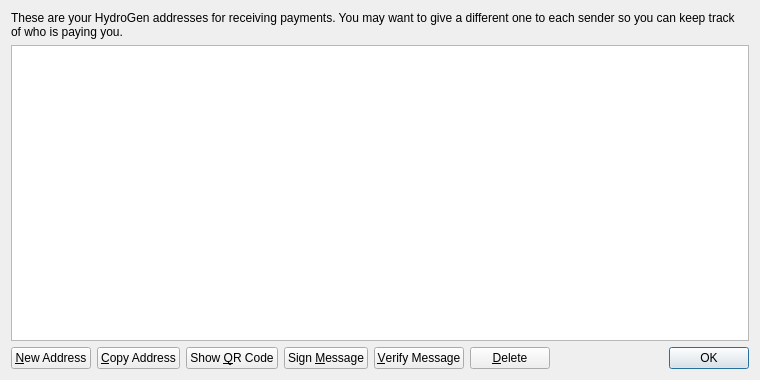
<?xml version="1.0" encoding="UTF-8"?>
<ui version="4.0">
 <class>AddressBookPage</class>
 <widget class="QWidget" name="AddressBookPage">
  <property name="geometry">
   <rect>
    <x>0</x>
    <y>0</y>
    <width>760</width>
    <height>380</height>
   </rect>
  </property>
  <property name="windowTitle">
   <string>Address Book</string>
  </property>
  <layout class="QVBoxLayout" name="verticalLayout">
   <item>
    <widget class="QLabel" name="labelExplanation">
     <property name="text">
      <string>These are your HydroGen addresses for receiving payments. You may want to give a different one to each sender so you can keep track of who is paying you.</string>
     </property>
     <property name="textFormat">
      <enum>Qt::PlainText</enum>
     </property>
     <property name="wordWrap">
      <bool>true</bool>
     </property>
    </widget>
   </item>
   <item>
    <widget class="QTableView" name="tableView">
     <property name="contextMenuPolicy">
      <enum>Qt::CustomContextMenu</enum>
     </property>
     <property name="toolTip">
      <string>Double-click to edit address or label</string>
     </property>
     <property name="tabKeyNavigation">
      <bool>false</bool>
     </property>
     <property name="selectionMode">
      <enum>QAbstractItemView::SingleSelection</enum>
     </property>
     <property name="selectionBehavior">
      <enum>QAbstractItemView::SelectRows</enum>
     </property>
     <property name="sortingEnabled">
      <bool>true</bool>
     </property>
     <attribute name="verticalHeaderVisible">
      <bool>false</bool>
     </attribute>
    </widget>
   </item>
   <item>
    <layout class="QHBoxLayout" name="horizontalLayout">
     <item>
      <widget class="QPushButton" name="newAddressButton">
       <property name="toolTip">
        <string>Create a new address</string>
       </property>
       <property name="text">
        <string>&amp;New Address</string>
       </property>
      </widget>
     </item>
     <item>
      <widget class="QPushButton" name="copyToClipboard">
       <property name="toolTip">
        <string>Copy the currently selected address to the system clipboard</string>
       </property>
       <property name="text">
        <string>&amp;Copy Address</string>
       </property>
      </widget>
     </item>
     <item>
      <widget class="QPushButton" name="showQRCode">
       <property name="text">
        <string>Show &amp;QR Code</string>
       </property>
      </widget>
     </item>
     <item>
      <widget class="QPushButton" name="signMessage">
       <property name="toolTip">
        <string>Sign a message to prove you own a HydroGen address</string>
       </property>
       <property name="text">
        <string>Sign &amp;Message</string>
       </property>
      </widget>
     </item>
     <item>
      <widget class="QPushButton" name="verifyMessage">
       <property name="toolTip">
        <string>Verify a message to ensure it was signed with a specified HydroGen address</string>
       </property>
       <property name="text">
        <string>&amp;Verify Message</string>
       </property>
      </widget>
     </item>
     <item>
      <widget class="QPushButton" name="deleteButton">
       <property name="toolTip">
        <string>Delete the currently selected address from the list</string>
       </property>
       <property name="text">
        <string>&amp;Delete</string>
       </property>
      </widget>
     </item>
     <item>
      <spacer name="horizontalSpacer">
       <property name="orientation">
        <enum>Qt::Horizontal</enum>
       </property>
       <property name="sizeHint" stdset="0">
        <size>
         <width>40</width>
         <height>20</height>
        </size>
       </property>
      </spacer>
     </item>
     <item>
      <widget class="QDialogButtonBox" name="buttonBox">
       <property name="sizePolicy">
        <sizepolicy hsizetype="Maximum" vsizetype="Fixed">
         <horstretch>0</horstretch>
         <verstretch>0</verstretch>
        </sizepolicy>
       </property>
       <property name="standardButtons">
        <set>QDialogButtonBox::Ok</set>
       </property>
      </widget>
     </item>
    </layout>
   </item>
  </layout>
 </widget>
 <resources>
  <include location="../bitcoin.qrc"/>
 </resources>
 <connections/>
</ui>
